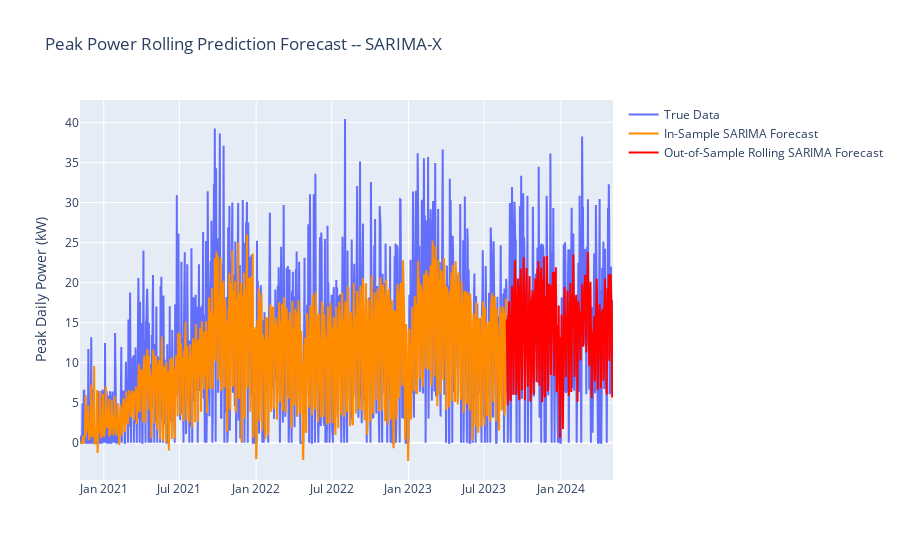

Source (notebook cell):
### Markdown cell above
We do get a greater variance in our predictions, but it still doesn't always capture the peaks in our data.

### Code cell
fig = go.Figure()
fig.add_trace(
    go.Scatter(x = dailydemand["peak_power_kW"].index , y = dailydemand["peak_power_kW"], name = "True Data", hovertext = dailydemand["day"])
)
fig.add_trace(
    go.Scatter(x = fitted_arima.predict().index, y = fitted_arima.predict() , name = "In-Sample SARIMA Forecast" , line= {"color":"#FF8C00"}, hovertext=dailydemand["day"])
)
fig.add_trace(
    go.Scatter(x = rolling_predictions.index,
               y = rolling_predictions , name = "Out-of-Sample Rolling SARIMA Forecast" , line= {"color":"Red"}, 
               hovertext = dailydemand["day"].loc[dailydemand.index >= rolling_predictions.index[0]])
)
fig.update_layout({"title" : "Peak Power Rolling Prediction Forecast -- SARIMA-X" , "yaxis_title" : "Peak Daily Power (kW)"})
fig.show()
print(f'Test Set RMSE: {np.sqrt(np.mean((test["peak_power_kW"] - rolling_predictions)**2))} kW')

### Figure 1 — Plotly figure (JSON) as saved in the notebook; plotly's stock layout.template omitted (floating-point values rounded to 4 significant figures; data arrays with more than 128 entries replaced by an {"elided": "..."} marker saying what was removed)
{"data": [{"hovertext": {"elided": "1278 str values"}, "name": "True Data", "type": "scatter", "x": {"elided": "1278 str values"}, "y": {"elided": "1278 float values"}}, {"hovertext": {"elided": "1278 str values"}, "line": {"color": "#FF8C00"}, "name": "In-Sample SARIMA Forecast", "type": "scatter", "x": {"elided": "1022 str values"}, "y": {"elided": "1022 float values"}}, {"hovertext": {"elided": "256 str values"}, "line": {"color": "Red"}, "name": "Out-of-Sample Rolling SARIMA Forecast", "type": "scatter", "x": {"elided": "256 str values"}, "y": {"elided": "256 float values"}}], "layout": {"title": {"text": "Peak Power Rolling Prediction Forecast -- SARIMA-X"}, "yaxis": {"title": {"text": "Peak Daily Power (kW)"}}}}
